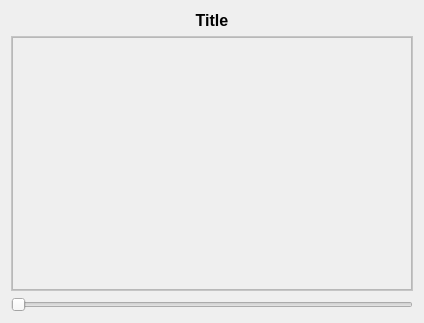
<?xml version="1.0" encoding="UTF-8"?>
<ui version="4.0">
 <class>Image</class>
 <widget class="QWidget" name="Image">
  <property name="geometry">
   <rect>
    <x>0</x>
    <y>0</y>
    <width>424</width>
    <height>323</height>
   </rect>
  </property>
  <property name="windowTitle">
   <string>Image</string>
  </property>
  <property name="styleSheet">
   <string notr="true">#frame {
	background-color: rgb(255, 255, 255);
}</string>
  </property>
  <layout class="QGridLayout" name="gridLayout">
   <item row="2" column="0">
    <widget class="QSlider" name="horizontalSlider">
     <property name="orientation">
      <enum>Qt::Horizontal</enum>
     </property>
    </widget>
   </item>
   <item row="1" column="0">
    <widget class="QFrame" name="frame">
     <property name="frameShape">
      <enum>QFrame::StyledPanel</enum>
     </property>
     <property name="frameShadow">
      <enum>QFrame::Raised</enum>
     </property>
     <layout class="QVBoxLayout" name="verticalLayout">
      <property name="spacing">
       <number>0</number>
      </property>
      <property name="leftMargin">
       <number>0</number>
      </property>
      <property name="topMargin">
       <number>0</number>
      </property>
      <property name="rightMargin">
       <number>0</number>
      </property>
      <property name="bottomMargin">
       <number>0</number>
      </property>
      <item>
       <widget class="QScrollArea" name="scrollArea">
        <property name="sizePolicy">
         <sizepolicy hsizetype="Preferred" vsizetype="Preferred">
          <horstretch>0</horstretch>
          <verstretch>0</verstretch>
         </sizepolicy>
        </property>
        <property name="verticalScrollBarPolicy">
         <enum>Qt::ScrollBarAsNeeded</enum>
        </property>
        <property name="horizontalScrollBarPolicy">
         <enum>Qt::ScrollBarAsNeeded</enum>
        </property>
        <property name="sizeAdjustPolicy">
         <enum>QAbstractScrollArea::AdjustToContents</enum>
        </property>
        <property name="widgetResizable">
         <bool>true</bool>
        </property>
        <property name="alignment">
         <set>Qt::AlignCenter</set>
        </property>
        <widget class="QWidget" name="scrollAreaContent">
         <property name="geometry">
          <rect>
           <x>0</x>
           <y>0</y>
           <width>402</width>
           <height>246</height>
          </rect>
         </property>
         <property name="sizePolicy">
          <sizepolicy hsizetype="Preferred" vsizetype="Preferred">
           <horstretch>0</horstretch>
           <verstretch>0</verstretch>
          </sizepolicy>
         </property>
         <layout class="QVBoxLayout" name="verticalLayout_2">
          <property name="spacing">
           <number>0</number>
          </property>
          <property name="leftMargin">
           <number>0</number>
          </property>
          <property name="topMargin">
           <number>0</number>
          </property>
          <property name="rightMargin">
           <number>0</number>
          </property>
          <property name="bottomMargin">
           <number>0</number>
          </property>
          <item>
           <widget class="QLabel" name="labelImage">
            <property name="sizePolicy">
             <sizepolicy hsizetype="Preferred" vsizetype="Preferred">
              <horstretch>0</horstretch>
              <verstretch>0</verstretch>
             </sizepolicy>
            </property>
            <property name="font">
             <font>
              <family>Segoe UI</family>
              <pointsize>10</pointsize>
             </font>
            </property>
            <property name="text">
             <string/>
            </property>
            <property name="alignment">
             <set>Qt::AlignCenter</set>
            </property>
           </widget>
          </item>
         </layout>
        </widget>
       </widget>
      </item>
     </layout>
    </widget>
   </item>
   <item row="0" column="0">
    <widget class="QLabel" name="labelTitle">
     <property name="sizePolicy">
      <sizepolicy hsizetype="Preferred" vsizetype="Fixed">
       <horstretch>0</horstretch>
       <verstretch>0</verstretch>
      </sizepolicy>
     </property>
     <property name="font">
      <font>
       <family>Segoe UI</family>
       <pointsize>12</pointsize>
       <weight>75</weight>
       <bold>true</bold>
      </font>
     </property>
     <property name="styleSheet">
      <string notr="true">font-weight: bold;</string>
     </property>
     <property name="text">
      <string>Title</string>
     </property>
     <property name="alignment">
      <set>Qt::AlignCenter</set>
     </property>
    </widget>
   </item>
  </layout>
 </widget>
 <resources>
  <include location="../resource.qrc"/>
 </resources>
 <connections/>
</ui>
